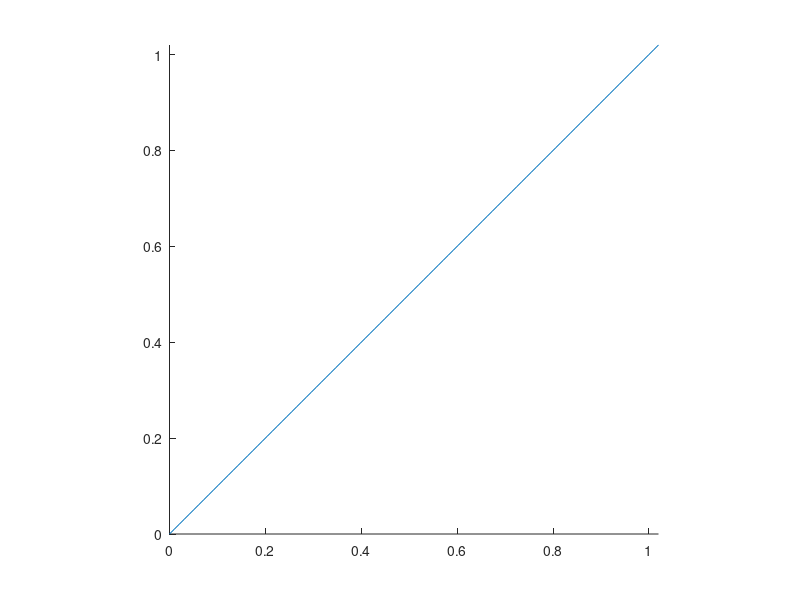

This chart was generated by the following MATLAB code:
function varargout = addOnetoOne(varargin)
%addOnetoOne adds a one:one line to an open plot
%   Adds a solid black line of width 1, scales the x and y lims to be
%   equal, returns the handle to the plot so the user can specify line
%   properties on the 1:1 line. Alternatively, the line properties can be
%   passed in i.e. "varargin"
%
% INPUTS:
% optional, can be left blank, or any standard line property can be used as
% an input to modify the 1:1 line. See examples.
%
% OUTPUTS:
% handle = handle to the 1:1 line object
%
% AUTHOR: Matthew Guy Cooper, UCLA, guycooper@ucla.edu
%
% EXAMPLE 1: simplest case, just add the one to one line
% x = 1:1:100;
% y = x.*(rand(1,100) + .5);
% h = scatter(x,y);
% addOnetoOne;
%
% EXAMPLE 2: change the default 1:1 line to a black dashed line
% x = 1:1:100;
% y = x.*(rand(1,100) + .5);
% h = scatter(x,y);
% addOnetoOne('k--')
%
% EXAMPLE 3: change the default 1:1 line to very thick line;
% x = 1:1:100;
% y = x.*(rand(1,100) + .5);
% h = scatter(x,y);
% addOnetoOne('k--','linewidth',5)
%
% See also: scatterfit

% if nargin==0
%     posneg = pos;
% elseif nargin>0
%     if strcmp(posneg,'positive')
%     end
% end

narginchk(0,Inf)

hold on; 
if nargin < 1
   axis tight;
   
   %pad = pad/100*(newlims(2)-newlims(1));
   
   newlims(1) = min(min(xlim),min(ylim)) * 0.98;
   newlims(2) = max(max(xlim),max(ylim)) * 1.02;
   
elseif strcmp(varargin{1},'keeplims')
   varargin = varargin(2:end);
   newlims = xlim;
end

set(gca,'XLim',newlims,'YLim',newlims);   
delta = (newlims(2) - newlims(1))/100;


H = plot(newlims(1):delta:newlims(2),newlims(1):delta:newlims(2),varargin{:});

if nargout == 1
   varargout{1} = H;
end

% i diabled this b/c it's the reason the exponent isn't showing up on the
% tick labels anymore, need to come up with a solution
% % now update the ticks and labels
% xticks      =   get(gca,'Xtick');
% yticks      =   get(gca,'Ytick');
% if length(xticks) >= length(yticks)
%     ticks       =   xticks;
%     ticklabels  =   get(gca,'XTickLabel');
% else
%     ticks       =   yticks;
%     ticklabels  =   get(gca,'YTickLabel');
% end
%
% set(gca,'XTick',ticks,'XTickLabel',ticklabels,'YTick',ticks, ...
%         'YTickLabel',ticks);

axis square
hold off

% this is the original version:
% hold on;
%
% xlims       =       get(gca,'XLim');
% ylims       =       get(gca,'YLim');
% newlims(1)  =       min(xlims(1),ylims(1));
% newlims(2)  =       max(xlims(2),ylims(2));
%                     set(gca,'XLim',newlims,'YLim',newlims);
% handle      =       plot(newlims(1):.1:newlims(2),newlims(1):.1:newlims(2),varargin{:});
% axis square